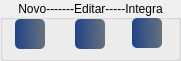
               <widget class="QGroupBox" name="groupBox_30">
                <property name="minimumSize">
                 <size>
                  <width>181</width>
                  <height>61</height>
                 </size>
                </property>
                <property name="maximumSize">
                 <size>
                  <width>16777215</width>
                  <height>61</height>
                 </size>
                </property>
                <property name="title">
                 <string>Novo-------Editar-----Integra</string>
                </property>
                <property name="alignment">
                 <set>Qt::AlignCenter</set>
                </property>
                <widget class="QPushButton" name="btn_notificar">
                 <property name="enabled">
                  <bool>false</bool>
                 </property>
                 <property name="geometry">
                  <rect>
                   <x>15</x>
                   <y>19</y>
                   <width>30</width>
                   <height>30</height>
                  </rect>
                 </property>
                 <property name="minimumSize">
                  <size>
                   <width>30</width>
                   <height>30</height>
                  </size>
                 </property>
                 <property name="maximumSize">
                  <size>
                   <width>30</width>
                   <height>30</height>
                  </size>
                 </property>
                 <property name="font">
                  <font>
                   <family>Reem Kufi</family>
                   <pointsize>8</pointsize>
                   <bold>false</bold>
                  </font>
                 </property>
                 <property name="toolTip">
                  <string>&lt;html&gt;&lt;head/&gt;&lt;body&gt;&lt;p align=&quot;center&quot;&gt;&lt;span style=&quot; font-size:7pt;&quot;&gt;CRIAR NOVA NOTIFICAÇÃO&lt;/span&gt;&lt;/p&gt;&lt;/body&gt;&lt;/html&gt;</string>
                 </property>
                 <property name="whatsThis">
                  <string/>
                 </property>
                 <property name="styleSheet">
                  <string notr="true">QPushButton#btn_notificar{
	background-color: qlineargradient(spread:pad, x1:0, y1:0.505682, x2:1, y2:0.477, stop:0 rgba(0, 39,119, 219), stop:1 rgba(85, 98, 112, 226));
	color:rgba(255, 255, 255, 210);
	border-radius: 5px;
}
QPushButton#btn_notificar:hover{
	background-color: qlineargradient(spread:pad, x1:0, y1:0.505682,x2:1,y2:0.477, stop:0 rgba(150, 123, 111, 219), stop:1 rgba(85, 81, 84, 226));
}
QPushButton#btn_notificar:pressed{
	padding-left:5px;
	padding -top:5px;
	background-color:rgba(150, 123, 111, 255);
}</string>
                 </property>
                 <property name="text">
                  <string/>
                 </property>
                 <property name="icon">
                  <iconset resource="../FNEA/image/Icones/Outros.qrc">
                   <normaloff>:/Imagem/registro.png</normaloff>:/Imagem/registro.png</iconset>
                 </property>
                 <property name="iconSize">
                  <size>
                   <width>24</width>
                   <height>24</height>
                  </size>
                 </property>
                </widget>
                <widget class="QPushButton" name="btn_editarNoti">
                 <property name="enabled">
                  <bool>false</bool>
                 </property>
                 <property name="geometry">
                  <rect>
                   <x>75</x>
                   <y>19</y>
                   <width>30</width>
                   <height>30</height>
                  </rect>
                 </property>
                 <property name="minimumSize">
                  <size>
                   <width>30</width>
                   <height>30</height>
                  </size>
                 </property>
                 <property name="maximumSize">
                  <size>
                   <width>30</width>
                   <height>30</height>
                  </size>
                 </property>
                 <property name="font">
                  <font>
                   <family>Reem Kufi</family>
                   <pointsize>8</pointsize>
                   <bold>false</bold>
                  </font>
                 </property>
                 <property name="toolTip">
                  <string>&lt;html&gt;&lt;head/&gt;&lt;body&gt;&lt;p align=&quot;center&quot;&gt;&lt;span style=&quot; font-size:7pt;&quot;&gt;EDITAR NOTIFICAÇÃO&lt;/span&gt;&lt;/p&gt;&lt;/body&gt;&lt;/html&gt;</string>
                 </property>
                 <property name="styleSheet">
                  <string notr="true">QPushButton#btn_editarNoti{
	background-color: qlineargradient(spread:pad, x1:0, y1:0.505682, x2:1, y2:0.477, stop:0 rgba(0, 39,119, 219), stop:1 rgba(85, 98, 112, 226));
	color:rgba(255, 255, 255, 210);
	border-radius: 5px;
}
QPushButton#btn_editarNoti:hover{
	background-color: qlineargradient(spread:pad, x1:0, y1:0.505682,x2:1,y2:0.477, stop:0 rgba(150, 123, 111, 219), stop:1 rgba(85, 81, 84, 226));
}
QPushButton#btn_editarNoti:pressed{
	padding-left:5px;
	padding -top:5px;
	background-color:rgba(150, 123, 111, 255);
}</string>
                 </property>
                 <property name="text">
                  <string/>
                 </property>
                 <property name="icon">
                  <iconset resource="../FNEA/image/Icones/Outros.qrc">
                   <normaloff>:/Imagem/registro (1).png</normaloff>:/Imagem/registro (1).png</iconset>
                 </property>
                 <property name="iconSize">
                  <size>
                   <width>24</width>
                   <height>24</height>
                  </size>
                 </property>
                </widget>
                <widget class="QPushButton" name="btn_buscarMv">
                 <property name="enabled">
                  <bool>false</bool>
                 </property>
                 <property name="geometry">
                  <rect>
                   <x>132</x>
                   <y>18</y>
                   <width>30</width>
                   <height>30</height>
                  </rect>
                 </property>
                 <property name="minimumSize">
                  <size>
                   <width>30</width>
                   <height>30</height>
                  </size>
                 </property>
                 <property name="maximumSize">
                  <size>
                   <width>30</width>
                   <height>30</height>
                  </size>
                 </property>
                 <property name="font">
                  <font>
                   <family>Reem Kufi</family>
                   <bold>false</bold>
                  </font>
                 </property>
                 <property name="toolTip">
                  <string>&lt;html&gt;&lt;head/&gt;&lt;body&gt;&lt;p align=&quot;center&quot;&gt;&lt;span style=&quot; font-size:7pt;&quot;&gt;BUSCAR PACIENTE NO MV&lt;/span&gt;&lt;/p&gt;&lt;/body&gt;&lt;/html&gt;</string>
                 </property>
                 <property name="styleSheet">
                  <string notr="true">QPushButton#btn_buscarMv{
	background-color: qlineargradient(spread:pad, x1:0, y1:0.505682, x2:1, y2:0.477, stop:0 rgba(0, 39,119, 219), stop:1 rgba(85, 98, 112, 226));
	color:rgba(255, 255, 255, 210);
	border-radius: 5px;
}
QPushButton#btn_buscarMv:hover{
	background-color: qlineargradient(spread:pad, x1:0, y1:0.505682,x2:1,y2:0.477, stop:0 rgba(150, 123, 111, 219), stop:1 rgba(85, 81, 84, 226));
}
QPushButton#btn_buscarMv:pressed{
	padding-left:5px;
	padding -top:5px;
	background-color:rgba(150, 123, 111, 255);
}</string>
                 </property>
                 <property name="text">
                  <string/>
                 </property>
                 <property name="icon">
                  <iconset resource="../FNEA/image/Icones/Outros.qrc">
                   <normaloff>:/Imagem/pesquisa-de-dados (1).png</normaloff>:/Imagem/pesquisa-de-dados (1).png</iconset>
                 </property>
                 <property name="iconSize">
                  <size>
                   <width>24</width>
                   <height>24</height>
                  </size>
                 </property>
                </widget>
               </widget>
